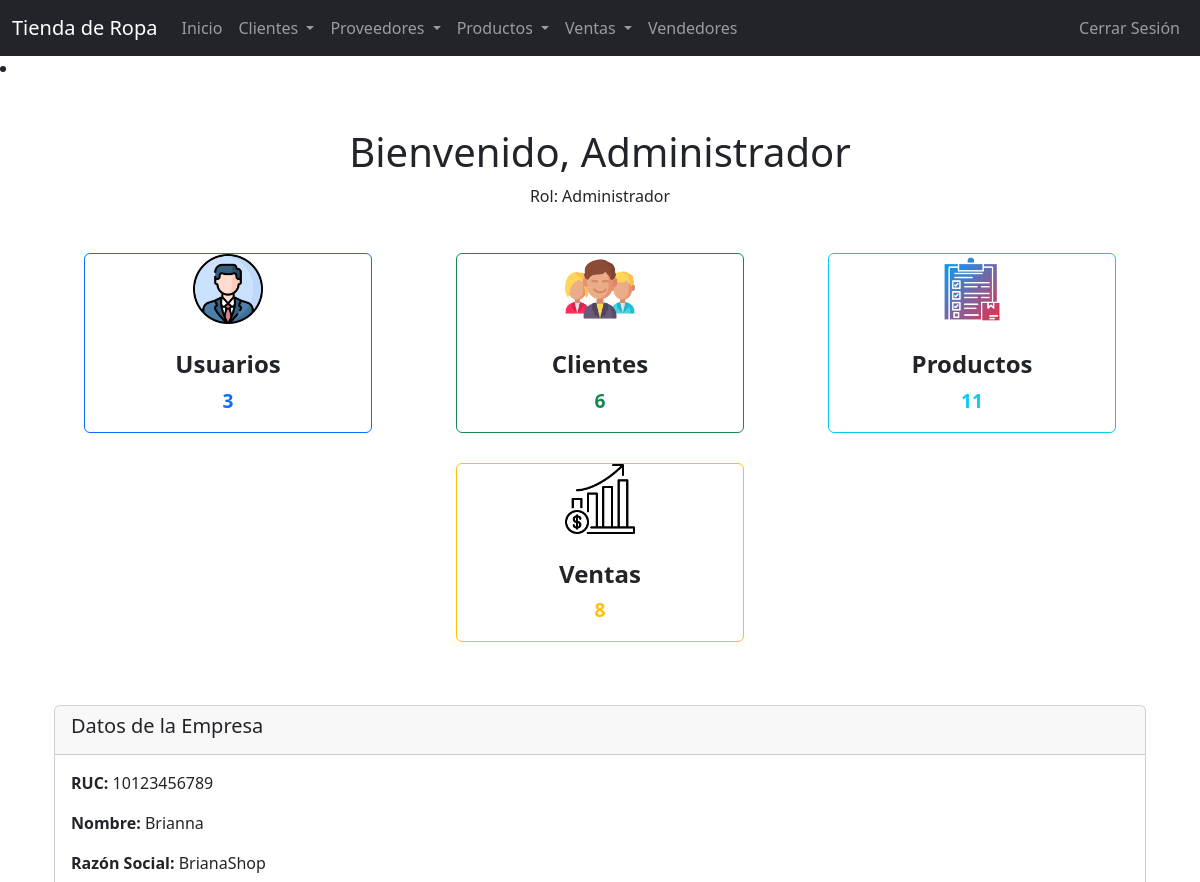
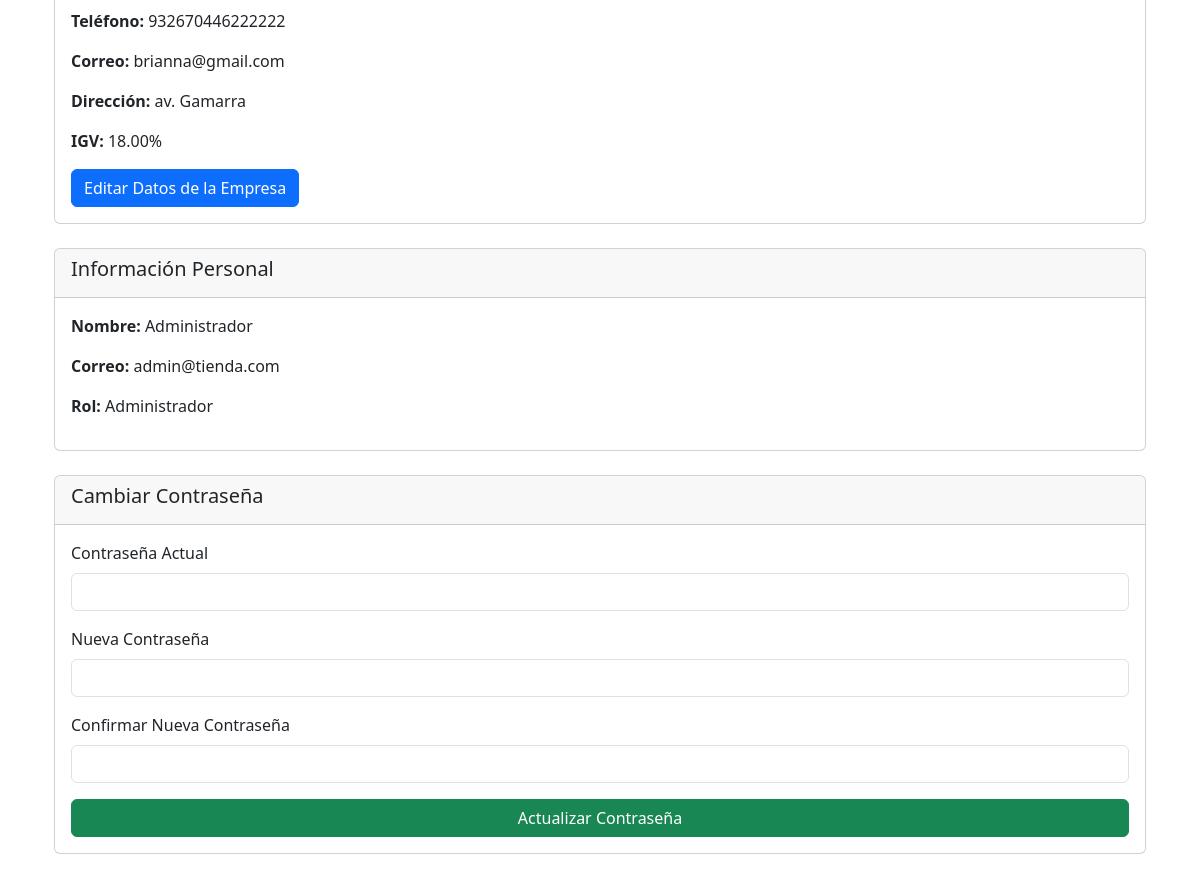
Page /dashboard.php (signed in) on the committed database (2 pictures, top to bottom).
### tables this page shows
CREATE TABLE `datos_empresa` (
  `id` int(11) NOT NULL,
  `ruc` varchar(11) NOT NULL,
  `nombre_empresa` varchar(100) NOT NULL,
  `razon_social` varchar(100) NOT NULL,
  `telefono` varchar(15) NOT NULL,
  `correo` varchar(100) NOT NULL,
  `direccion` varchar(255) NOT NULL,
  `igv` decimal(5,2) NOT NULL DEFAULT 18.00
);

CREATE TABLE `usuarios` (
  `id` int(11) NOT NULL,
  `nombre` varchar(100) NOT NULL,
  `email` varchar(100) NOT NULL,
  `password` varchar(255) NOT NULL,
  `rol` enum('administrador','vendedor') NOT NULL
);

### dashboard.php (the view, shortened to what this page needs)
<?php
include 'config.php';
include 'navbar.php';
$total_usuarios = $conn->query("SELECT COUNT(*) FROM usuarios")->fetchColumn();
$total_clientes = $conn->query("SELECT COUNT(*) FROM clientes")->fetchColumn();
$total_productos = $conn->query("SELECT COUNT(*) FROM productos")->fetchColumn();
$total_ventas = $conn->query("SELECT COUNT(*) FROM ventas")->fetchColumn();
$stmt = $conn->query("SELECT * FROM datos_empresa LIMIT 1");
$empresa = $stmt->fetch(PDO::FETCH_ASSOC);
$stmt = $conn->prepare("SELECT * FROM usuarios WHERE id = ?");
$stmt->execute([$_SESSION['user_id']]);
$usuario = $stmt->fetch(PDO::FETCH_ASSOC);
?>
<!DOCTYPE html>
<html lang="es">
<head>
    <link href="https://cdn.jsdelivr.net/npm/bootstrap@5.3.0-alpha3/dist/css/bootstrap.min.css" rel="stylesheet">
</head>
<body>
    <div class="container my-5">
        <h1 class="text-center">Bienvenido, <?= htmlspecialchars($_SESSION['user_name']) ?></h1>
        <p class="text-center">Rol: <?= ucfirst(htmlspecialchars($_SESSION['user_role'])) ?></p>
        <div class="stats-container">
    <a href="vendedores.php" class="text-decoration-none">
        <div class="card stats-card border-primary">
            <img src="icons/user-icon.png" alt="Usuarios">
            <div class="card-body">
                <h5 class="card-title">Usuarios</h5>
                <p class="card-text text-primary"><?= $total_usuarios ?></p>
            </div>
        </div>
    </a>
    <a href="clientes.php" class="text-decoration-none">
        <div class="card stats-card border-success">
            <img src="icons/customer-icon.png" alt="Clientes">
            <div class="card-body">
                <h5 class="card-title">Clientes</h5>
                <p class="card-text text-success"><?= $total_clientes ?></p>
            </div>
        </div>
    </a>
    <a href="productos.php" class="text-decoration-none">
        <div class="card stats-card border-info">
            <img src="icons/product-icon.png" alt="Productos">
            <div class="card-body">
                <h5 class="card-title">Productos</h5>
                <p class="card-text text-info"><?= $total_productos ?></p>
            </div>
        </div>
    </a>
    <a href="ventas.php" class="text-decoration-none">
        <div class="card stats-card border-warning">
            <img src="icons/sales-icon.png" alt="Ventas">
            <div class="card-body">
                <h5 class="card-title">Ventas</h5>
                <p class="card-text text-warning"><?= $total_ventas ?></p>
            </div>
        </div>
    </a>
</div>
</body>
<body>
    <div class="container my-5">
        <div class="card my-4">
            <div class="card-header">
                <h5>Datos de la Empresa</h5>
            </div>
            <div class="card-body">
                <p><strong>RUC:</strong> <?= htmlspecialchars($empresa['ruc']) ?></p>
                <p><strong>Nombre:</strong> <?= htmlspecialchars($empresa['nombre_empresa']) ?></p>
                <p><strong>Razón Social:</strong> <?= htmlspecialchars($empresa['razon_social']) ?></p>
                <p><strong>Teléfono:</strong> <?= htmlspecialchars($empresa['telefono']) ?></p>
                <p><strong>Correo:</strong> <?= htmlspecialchars($empresa['correo']) ?></p>
                <p><strong>Dirección:</strong> <?= htmlspecialchars($empresa['direccion']) ?></p>
                <p><strong>IGV:</strong> <?= htmlspecialchars($empresa['igv']) ?>%</p>
                <?php if ($_SESSION['user_role'] === 'administrador'): ?>
                    <a href="editar_empresa.php" class="btn btn-primary">Editar Datos de la Empresa</a>
                <?php endif; ?>
            </div>
        </div>
        <div class="card my-4">
            <div class="card-header">
                <h5>Información Personal</h5>
            </div>
            <div class="card-body">
                <p><strong>Nombre:</strong> <?= htmlspecialchars($usuario['nombre']) ?></p>
                <p><strong>Correo:</strong> <?= htmlspecialchars($usuario['email']) ?></p>
                <p><strong>Rol:</strong> <?= ucfirst(htmlspecialchars($usuario['rol'])) ?></p>
            </div>
        </div>
        <div class="card my-4">
            <div class="card-header">
                <h5>Cambiar Contraseña</h5>
            </div>
            <div class="card-body">
                <form method="POST" action="">
                    <div class="mb-3">
                        <label for="contrasena_actual" class="form-label">Contraseña Actual</label>
                        <input type="password" name="contrasena_actual" id="contrasena_actual" class="form-control" required>
                    </div>
                    <div class="mb-3">
                        <label for="nueva_contrasena" class="form-label">Nueva Contraseña</label>
                        <input type="password" name="nueva_contrasena" id="nueva_contrasena" class="form-control" required>
                    </div>
                    <div class="mb-3">
                        <label for="confirmar_contrasena" class="form-label">Confirmar Nueva Contraseña</label>
                        <input type="password" name="confirmar_contrasena" id="confirmar_contrasena" class="form-control" required>
                    </div>
                    <button type="submit" name="cambiar_contrasena" class="btn btn-success w-100">Actualizar Contraseña</button>
                </form>
            </div>
        </div>
    </div>
</body>
</html>

### dashboard.php (style rules this page uses)
.stats-container { display: flex; justify-content: space-around; flex-wrap: wrap; margin-top: 30px; }
.stats-card { width: 18rem; margin: 15px; text-align: center; transition: transform 0.3s; cursor: pointer; display: flex; flex-direction: column; align-items: center; justify-content: center; }
.stats-card img { max-width: 70px; max-height: 70px; margin-bottom: 10px; object-fit: contain; }
.stats-card .card-title { font-size: 1.5rem; font-weight: bold; }
.stats-card .card-text { font-size: 1.2rem; font-weight: 600; }

### rows in the picture
datos_empresa: ruc "10123456789", nombre_empresa "Brianna", razon_social "BrianaShop", telefono "932670446222222", correo "brianna@gmail.com", direccion "av. Gamarra", igv "18.00"
usuarios: nombre "Administrador", email "admin@tienda.com", rol "Administrador"

### other values in the picture
$_SESSION['user_name'] "Administrador"
$_SESSION['user_role'] "Administrador"
$total_usuarios "3"
$total_clientes "6"
$total_productos "11"
$total_ventas "8"
